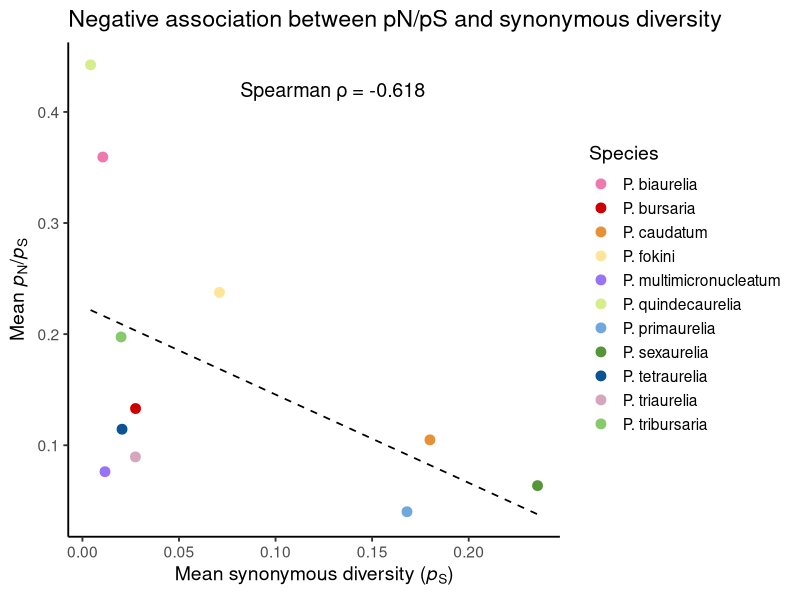
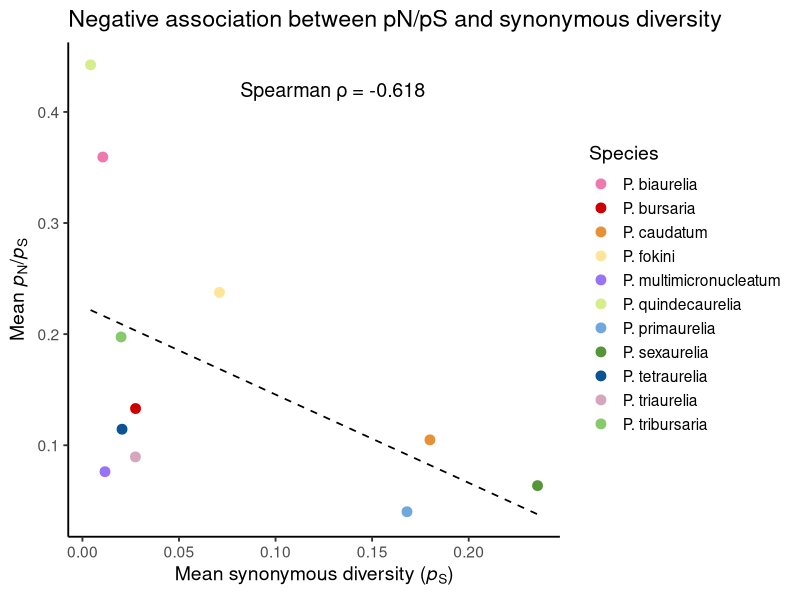
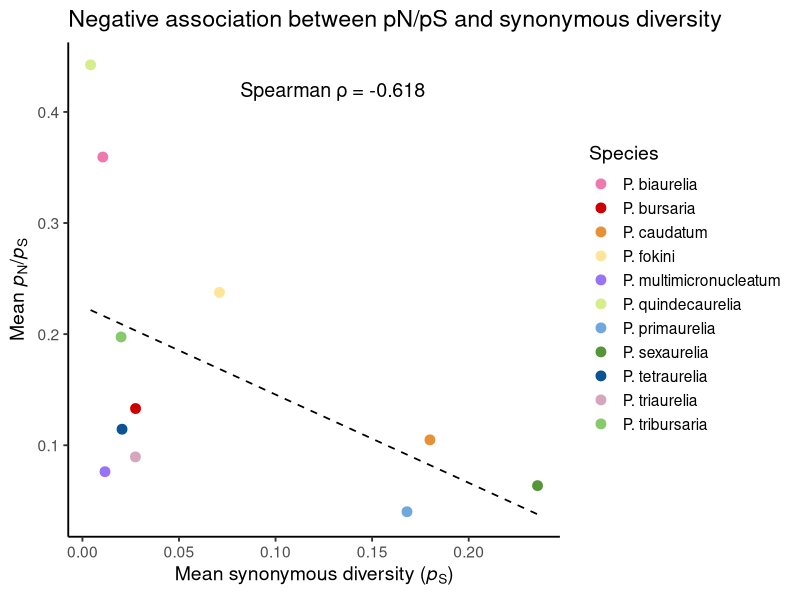

Source code (R) for these figures, in order:
# pnps_vs_ps_species.R
# Scatter of mean pN/pS vs mean synonymous diversity (pS) with proper Paramecium names + your colors

library(ggplot2)

# -----------------------------
# Data (as you provided)
# -----------------------------
df <- data.frame(
  Species = c(
    "biaurelia","bursaria","caudatum","fokini","multi","pquin",
    "primaurelia","sexaurelia","tetraurelia","triaurelia","tribursaria"
  ),
  Mean_pN_pS = c(
    0.3593980, 0.1330528, 0.1048399, 0.2375698, 0.0762123, 0.4423753,
    0.0401629, 0.0636540, 0.1144409, 0.0895303, 0.1974634
  ),
  Mean_pS = c(
    0.0105606, 0.0275190, 0.1799274, 0.0709674, 0.0116931, 0.0042360,
    0.1680497, 0.2356418, 0.0205187, 0.0274407, 0.0200260
  )
)

# Spearman rho (as you reported)
rho <- -0.6181818

# -----------------------------
# Proper species labels (PNAS-friendly)
# -----------------------------
species_labels <- c(
  biaurelia    = "P. biaurelia",
  bursaria     = "P. bursaria",
  caudatum     = "P. caudatum",
  fokini       = "P. fokini",
  multi        = "P. multimicronucleatum",
  pquin        = "P. quindecaurelia",
  primaurelia  = "P. primaurelia",
  sexaurelia   = "P. sexaurelia",
  tetraurelia  = "P. tetraurelia",
  triaurelia   = "P. triaurelia",
  tribursaria  = "P. tribursaria"
)

# Ensure consistent legend order (optional but nice)
df$Species <- factor(df$Species, levels = names(species_labels))

# -----------------------------
# Your custom color map (mapped to shorthand keys)
# -----------------------------
color_map <- c(
  tribursaria  = "#88c96b",
  bursaria     = "#cc0000",
  multi        = "#9874f4",
  fokini       = "#ffe599",
  caudatum     = "#e69138",
  sexaurelia   = "#559738",
  tetraurelia  = "#0b5394",
  tredecaurelia= "#f1c232",  # not used in this df, kept for consistency
  quadecaurelia= "#ccd9c7",  # not used
  Psch         = "#aaaaaa",  # not used
  pquin        = "#d5ed8a",
  biaurelia    = "#ee79ac",
  triaurelia   = "#d5a6bd",
  primaurelia  = "#6fa8dc"
)

# Subset colors to only those species present in df
color_map_use <- color_map[names(color_map) %in% levels(df$Species)]

# -----------------------------
# Plot
# -----------------------------
p <- ggplot(df, aes(x = Mean_pS, y = Mean_pN_pS, color = Species)) +
  geom_point(size = 3) +
  geom_smooth(
    method = "lm",
    se = FALSE,
    linetype = "dashed",
    color = "black",
    linewidth = 0.6
  ) +
  theme_classic(base_size = 14) +
  labs(
    x = expression("Mean synonymous diversity (" * italic(p)[S] * ")"),
    y = expression("Mean " * italic(p)[N] * "/" * italic(p)[S]),
    title = "Negative association between pN/pS and synonymous diversity",
    color = "Species"
  ) +
  scale_color_manual(
    values = color_map_use,
    labels = species_labels
  ) +
  annotate(
    "text",
    x = max(df$Mean_pS) * 0.55,
    y = max(df$Mean_pN_pS) * 0.95,
    label = paste0("Spearman \u03C1 = ", round(rho, 3)),
    size = 5
  )

print(p)

# -----------------------------
# Save
# -----------------------------
ggsave("pnps_vs_ps_species.pdf", p, width = 5.5, height = 4.5)
ggsave("pnps_vs_ps_species.png", p, width = 5.5, height = 4.5, dpi = 300)
